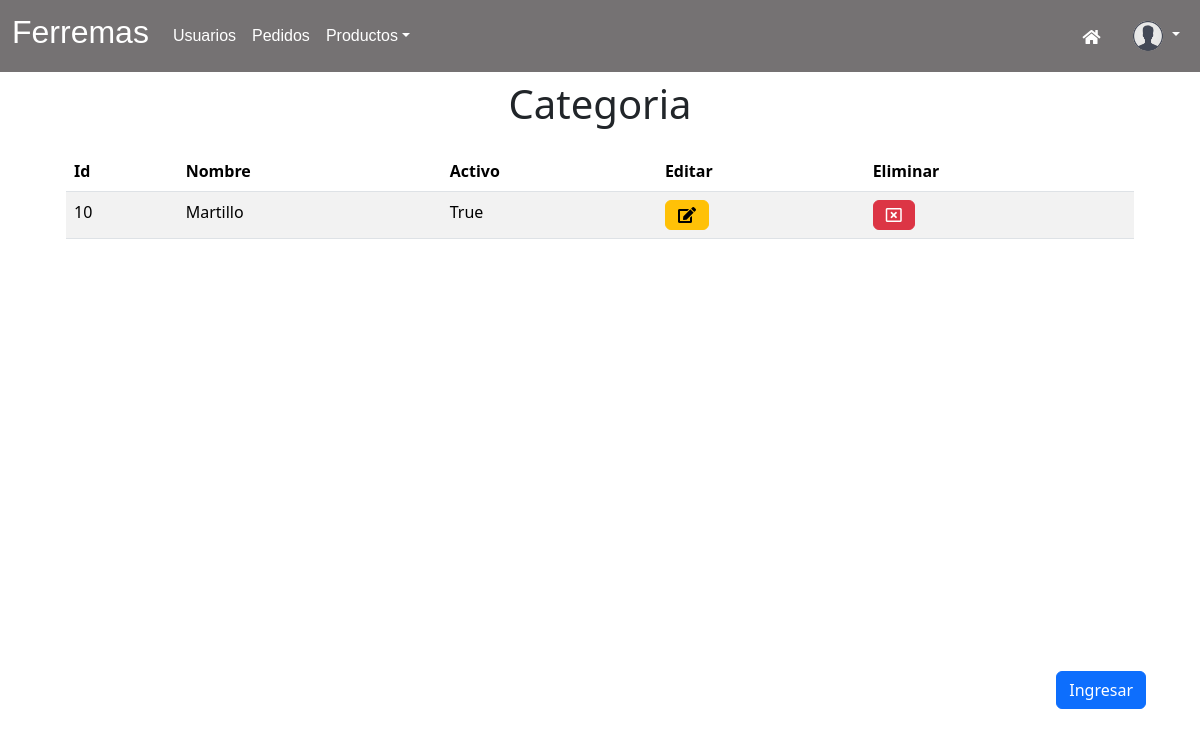
Before: /cliente/listarCategoria (signed in) with the older database file.
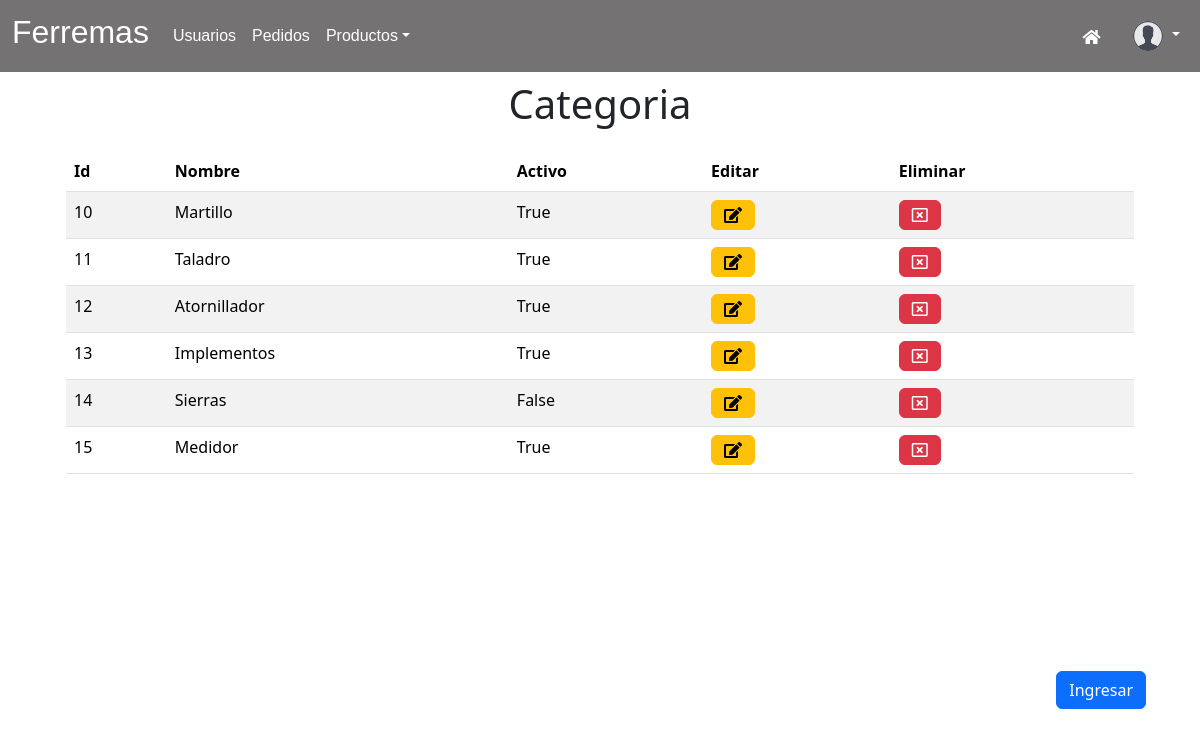
After: the same page with the newer database file.
### cliente/models.py (models this page shows, shortened)
class Categoria(models.Model):
    nombre = models.CharField(max_length=255)
    is_active = models.BooleanField(default=True)

### cliente/views.py (the view)
# urls.py: path('listarCategoria', views.listarCategoria, name='listarCategoria'),
@user_passes_test(es_admin, login_url='index')
def listarCategoria(request):
    listado = Categoria.objects.all()
    context = {'listado': listado}
    return render(request, 'listarCategoria.html', context)

### cliente/context_processor.py (called while the page is built)
def total_carrito(request):
    total = 0
    if request.user.is_authenticated:
        if "carrito" in request.session:
            for key, value in request.session["carrito"].items():
                total += int(value["precio_unitario"])
    return {"total_carrito": total}

### cliente/views.py (called while the page is built)
def es_admin(user):
    return user.is_staff

### cliente/templates/listarCategoria.html (shortened to what this page needs)
{% extends "modoAdmin.html"%}
{% load static %}
{% block tituloPrincipal %} Categoria {% endblock %}
{% block listado %}
        <div class="container">
            <div class="row">
              <div class="col-12">
                <div class="table-responsive"  style="overflow-y: auto; height: 65vh;" data-pattern="priority-columns">
                  <table class="table table-hover table-striped">
                    <thead>
                        <tr>
                            <th>Id</th>
                            <th>Nombre</th>
                            <th>Activo</th>
                            <th>Editar</th>
                            <th>Eliminar</th>
                    </thead>
                    <tbody>
                        {% for item in listado  %}
                            <tr>
                                <td><div>{{ item.id }}</div></td>
                                <td><div>{{ item.nombre }}</div></td>
                                <td><div>{{ item.is_active }}</div></td>
                                <td><div><a href="{% url 'gestionarCategoria' pk=item.id accion='buscar' %}" class="btn btn-warning fas fa-edit"></a></div></td>
                                <td><div><a href="{% url 'gestionarCategoria' pk=item.id accion='eliminar' %}" class="btn btn-danger far fa-window-close"></a></div></td>
                            </tr>
                        {% endfor %}
                    </tbody>
                  </table>
                </div>
              </div>
            </div>
        </div>
        <div class="text-end" style="padding-bottom: 20px;">
            <a href="{% url 'registroCategoria' %}" class="btn btn-primary mt-auto">Ingresar</a>
        </div>
{% endblock %}

### cliente/templates/modoAdmin.html (shortened to what this page needs)
{% load static %}
<!DOCTYPE html>
<html lang="es">
<head>
    {% block links %}
    <link href="https://cdn.jsdelivr.net/npm/bootstrap@5.3.3/dist/css/bootstrap.min.css" rel="stylesheet">
    <link rel="stylesheet" href="https://cdnjs.cloudflare.com/ajax/libs/font-awesome/5.15.3/css/all.min.css">
    <link rel="stylesheet" href="https://s3-us-west-2.amazonaws.com/s.cdpn.io/123941/rwd.table.min.css">
    <link rel="stylesheet" href="{% static 'cliente/model/css/styleNavbar.css' %}">
    <link rel="stylesheet" href="{% static 'cliente/model/css/stylegeneralmovil.css' %}">
    <link rel="stylesheet" href="{% static 'cliente/model/css/styleRegistro.css' %}">
    {% endblock %}
</head>
<body>
    {% block navbar %}
    <nav class="navbar navbar-expand-lg navbar-light fixed-top" style="background-color: var(--navbar-color);">
      <div class="container-fluid">
        <a class="navbar-brand no-transition" href="{% url 'modoAdmin' %}">
          <div class="d-flex align-items-center">
            <div>
              <h2>Ferremas</h2>
            </div>
          </div>
        </a>
          <div class="collapse navbar-collapse" id="navbarNav">
              <ul class="navbar-nav">
                <div id="divdropdown" class="d-flex">
                  <li class="nav-item">
                    <a class="nav-link"  href="{% url 'listarUsuario' %}" style="font-family: 'Franklin Gothic Medium', 'Arial Narrow', Arial, sans-serif;">Usuarios</a>
                  </li>
                  <li class="nav-item">
                    <a class="nav-link" href="" style="font-family: 'Franklin Gothic Medium', 'Arial Narrow', Arial, sans-serif;">Pedidos</a>
                  </li>
                  <li class="nav-item dropdown">
                    <a class="nav-link dropdown-toggle" href="#" role="button" data-bs-toggle="dropdown"style="font-family: 'Franklin Gothic Medium', 'Arial Narrow', Arial, sans-serif;">Productos</a>
                  </li>
                </div>
              </ul>
              <div class="navbar-nav ms-auto">
                <a id="iconcar" class="nav-link d-md-block" style="padding-top: 13px; padding-right: 25px; height: 38px;" href="{% url 'index' %}">
                  <i class="fas fa-home" style="color: white;" ></i>
                </a>
                <div class="d-flex" style="position: relative;">
                  <div class="sec-center">
                    <label class="for-dropdown dropdown" for="dropdown">
                        <a class="dropdown-toggle nav-link">
                          <img src="{% static 'cliente/images/USUARIOSINFOTO.jpeg' %}" class="rounded-circle" alt="Foto de perfil" width="30" height="30">
                        </a>
                      </label>
                </div>
              </div>
        </div>
      </div>
  </nav>
  {% endblock %}
    <div class="container">
      <h1 class="text-center" style="padding-top: 80px; padding-bottom: 15px">{% block tituloPrincipal %}{% endblock %}</h1>
      <div class="container">{% block listado %}{% endblock %}</div>
    </div>
</body>
</html>

### cliente/static/cliente/model/css/styleNavbar.css (style rules this page uses)
:root { --navbar-color: rgb(117, 114, 115); --footer-color: rgb(117, 114, 115); }
.navbar { font-family: Arial, sans-serif; font-size: 16px; color: white; }
.navbar a,i { color: white; text-decoration: none; transition: color 0.15s ease-in-out; }
.sec-center { z-index: 200; }

### cliente/static/cliente/model/css/styleRegistro.css (style rules this page uses)
body { min-height: 100vh; }
* { box-sizing: border-box; }
:root { --d: 2500ms; --angle: 90deg; --gradX: 100%; --gradY: 50%; --c1: rgba(168, 239, 255, 1); --c2: rgba(168, 239, 255, 0.1); }

Changed rows visible on the page:
added Categoria: id "11", nombre "Taladro", is_active "True"
added Categoria: id "12", nombre "Atornillador", is_active "True"
added Categoria: id "13", nombre "Implementos", is_active "True"
added Categoria: id "14", nombre "Sierras", is_active "False"
added Categoria: id "15", nombre "Medidor", is_active "True"
